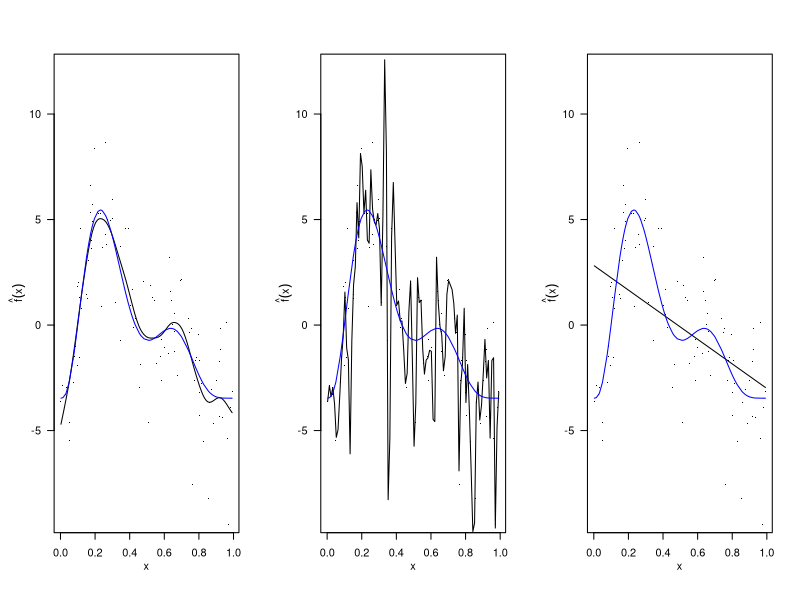

Generate this figure with R:
# example of varying lambda

library(mgcv)

set.seed(12)

# generate some data
dat <- gamSim(1,n=100,dist="normal",scale=2)
dat$y<-dat$y-(dat$f1+dat$f0+dat$f3)
true<-data.frame(x=sort(dat$x2),y=dat$f2[order(dat$x2)])#-5)

pdf(file="lambda-ex.pdf",height=3,width=6.5)

par(mfrow=c(1,3),las=1,mgp=c(2,1,0))

# optimal
b<-gam(y~s(x2,k=100),data=dat)
plot(b,se=FALSE,rug=FALSE,residuals=TRUE,ylab=expression(hat(f)(x)),xlab="x",ylim=c(-9,12))
lines(true$x,true$y-coef(b)[1],type="l",col="blue")


# lambda=0
b.0<-gam(y~s(x2,k=100),data=dat,sp=0)
plot(b.0,se=FALSE,rug=FALSE,residuals=TRUE,ylab=expression(hat(f)(x)),xlab="x",ylim=c(-9,12))
lines(true$x,true$y-coef(b.0)[1],type="l",col="blue")


# lambda=infinity
b.inf<-gam(y~s(x2,k=100),data=dat,sp=1e10)
plot(b.inf,se=FALSE,rug=FALSE,residuals=TRUE,ylab=expression(hat(f)(x)),xlab="x",ylim=c(-9,12))
lines(true$x,true$y-coef(b.inf)[1],type="l",col="blue")

dev.off()
